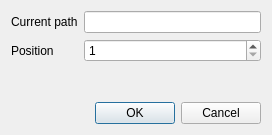
<?xml version="1.0" encoding="UTF-8"?>
<ui version="4.0">
 <class>SecurityAccountDialog</class>
 <widget class="QDialog" name="SecurityAccountDialog">
  <property name="windowModality">
   <enum>Qt::WindowModal</enum>
  </property>
  <property name="geometry">
   <rect>
    <x>0</x>
    <y>0</y>
    <width>272</width>
    <height>135</height>
   </rect>
  </property>
  <property name="sizePolicy">
   <sizepolicy hsizetype="Preferred" vsizetype="Preferred">
    <horstretch>0</horstretch>
    <verstretch>0</verstretch>
   </sizepolicy>
  </property>
  <property name="windowTitle">
   <string>Dialog</string>
  </property>
  <layout class="QVBoxLayout" name="verticalLayout">
   <property name="sizeConstraint">
    <enum>QLayout::SetDefaultConstraint</enum>
   </property>
   <item>
    <layout class="QFormLayout" name="formLayout">
     <item row="0" column="0">
      <widget class="QLabel" name="currentPathLabel">
       <property name="text">
        <string>Current path</string>
       </property>
      </widget>
     </item>
     <item row="0" column="1">
      <widget class="QLineEdit" name="currentPathLineEdit"/>
     </item>
     <item row="1" column="0">
      <widget class="QLabel" name="positionLabel">
       <property name="text">
        <string>Position</string>
       </property>
      </widget>
     </item>
     <item row="1" column="1">
      <widget class="QSpinBox" name="positionSpinBox">
       <property name="alignment">
        <set>Qt::AlignLeading|Qt::AlignLeft|Qt::AlignVCenter</set>
       </property>
       <property name="minimum">
        <number>1</number>
       </property>
      </widget>
     </item>
    </layout>
   </item>
   <item>
    <widget class="QDialogButtonBox" name="buttonBox">
     <property name="standardButtons">
      <set>QDialogButtonBox::Cancel|QDialogButtonBox::Ok</set>
     </property>
    </widget>
   </item>
  </layout>
 </widget>
 <resources/>
 <connections/>
</ui>
